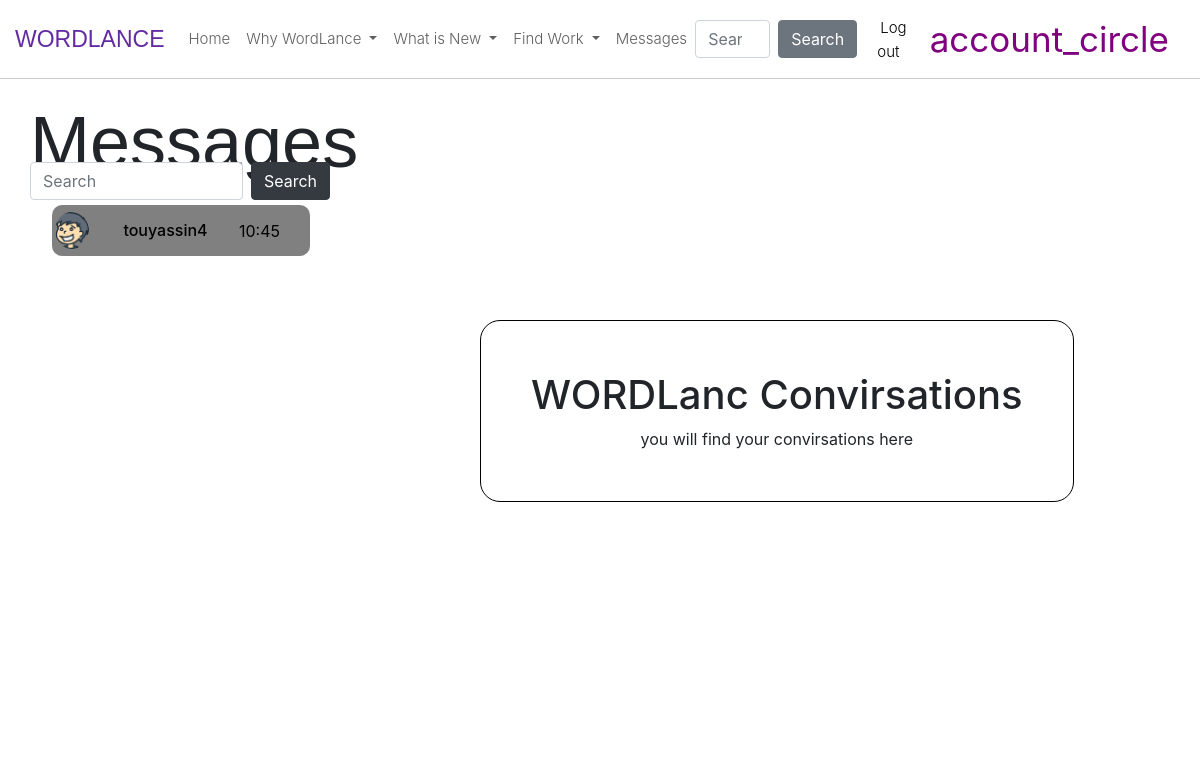
The page /my_messages (signed in) on the database as committed earlier.
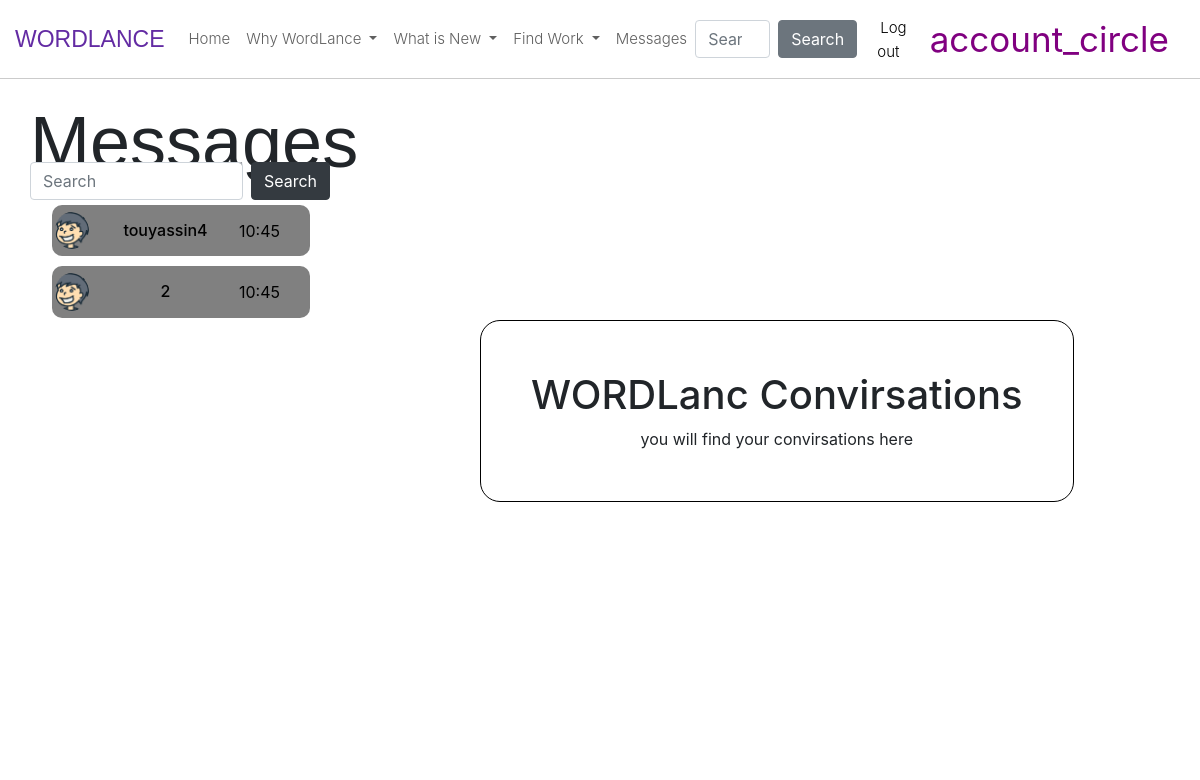
The same page on the database as committed later.
### app.py (models this page shows)
class freelancers(UserMixin, db.Model):
    id = db.Column(db.Integer, primary_key=True, autoincrement=True)
    email = db.Column(db.String(50), unique=True, nullable=False)
    password = db.Column(db.String(128), nullable=False)  # Adjusted for secure hashing
    firstname = db.Column(db.String(50), nullable=False)
    lastname = db.Column(db.String(50), nullable=False)
    phone_num = db.Column(db.String(20), nullable=True)
    succeces = db.Column(db.Integer, nullable=True)
    address = db.Column(db.String(255))
    gender = db.Column(db.String(20))
    birthdate = db.Column(db.Date)
    company = db.Column(db.String(50), nullable=True)
    self_intro = db.Column(db.String(1000), nullable=False)
    profile_title = db.Column(db.String(50), nullable=False)
    price_of_work_for_hour = db.Column(db.Integer, nullable=True)
    date_created = db.Column(db.DateTime, default=datetime.utcnow)

### app.py (the view)
@app.route('/my_messages', methods=['GET', 'POST'])
@login_required
def my_messages():
    form = SearchForm()
    id = current_user.id
    your_messages = Message.query.filter(Message.receiver_client_id == id or Message.sender_client_id == id).all()
    recievers_emails = []
    for m in your_messages:
        receiver = freelancers.query.filter(freelancers.id == m.receiver_client_id).first()
        recievers_emails.append(receiver)
    senders_emails = []
    for m in your_messages:
        sender = freelancers.query.filter(freelancers.id == m.sender_client_id).first()
        senders_emails.append(sender)
    thos_hwo_send_to_you = Message.query.filter(Message.receiver_client_id == current_user.id).all()
    thos_hwo_you_send_to = Message.query.filter(Message.sender_client_id == current_user.id).all()
    users = []
    for m in thos_hwo_send_to_you:
        sender = freelancers.query.filter(freelancers.id == m.sender_client_id).first()
        users.append(sender)
    for m in thos_hwo_you_send_to:
        sender = freelancers.query.filter(freelancers.id == m.receiver_client_id).first()
        users.append(sender)
    for u in users:
        k = users.count(u)
        if k > 1:
            for i in range(k - 1):
                users.remove(u)
    login = True
    return render_template("my_messages.html", messages = your_messages,users=users, form=form, login=login,
        thos_hwo_send_to_you=thos_hwo_send_to_you,
        thos_hwo_you_send_to=thos_hwo_you_send_to
        )

### app.py
class SearchForm(FlaskForm):
    email = StringField("Youe searched: ", validators=[DataRequired()])
    search = SubmitField("Search")

class GlobalSearchForm(FlaskForm):
    searched = StringField("searched: ", validators=[DataRequired()])
    search = SubmitField("Search")

### app.py (called while the page is built)
@login_manager.user_loader
def load_user(id):
    return freelancers.query.get(int(id))

@app.context_processor
def base():
    form = GlobalSearchForm()
    return dict(form=form)

### templates/my_messages.html (shortened to what this page needs)
{% extends 'base2.html' %}
{% block content %}
    <div>
        <H1  class="display-3" style="font-family: 'Gill Sans', sans-serif; position: absolute;left: 30px;">Messages</H1>
        <form action="{{url_for('search')}}" novalidate method="POST" class="d-flex" role="search" style="max-width:300px;position: absolute;left: 30px;top: 150px;padding-top: 12px;">
            {{ form.email(class="form-control me-2", placeholder="Search")}}
            <br>
            {{ form.search(class="btn btn-dark ") }}
        </form>
		<div class="container" style="max-width:290px;background-color: white;position: absolute;left: 20px;top: 200px;height: 69%;padding: 0;width: 600px;margin: 0px;">
		    <ul>
		        {% for u in users%}
		            {% if not u.id == current_user.id %}
		                <li style="margin-left: 0;padding: 5px 0px;">
		                    <div   style="background-color: gray; border-radius: 10px; padding: 4px 0px;padding-right: 30px;color: black;">
		                        <a href="{{url_for('convirsation', receiver_id= u.id)}}" style="text-decoration: none;color: black;">
		                            <div style="display: flex; flex-direction: row; justify-content: space-between; align-items: center; width: 100%;">
										<span class="material-symbols-outlined" style="font-size:0px; color: purple;">
									            <img src="{{ url_for('static', filename='images/profile1.png') }}" alt="Example Image" width="40px" style="border-radius:50%;margin: 0px;padding: 3px;">
										</span>
		                                <h5 class="user_name" style="margin: 0;text-shadow: none;font-size: 16px;">
		                                	 {{ u.email.split('@')[0] }}
		                                </h5>
		                                <p class="timestamp2" style="margin: 0;text-shadow: none;">10:45</p>
		                            </div>
		                        </a>
		                    </div>
		                </li>
		            {% endif %}
		        {% endfor %}
		    </ul>
		</div>
    </div>
    <div style="position: absolute;top: 40%;left: 40%;border: 1px solid black;padding: 50px;border-radius: 20px;">
    	<h1>WORDLanc Convirsations</h1>
    	<center >
    		you will find your convirsations here
    	</center>
    </div>
{% endblock %}

Rows that differ between the two databases and show on the page:
added freelancers: email "2"
